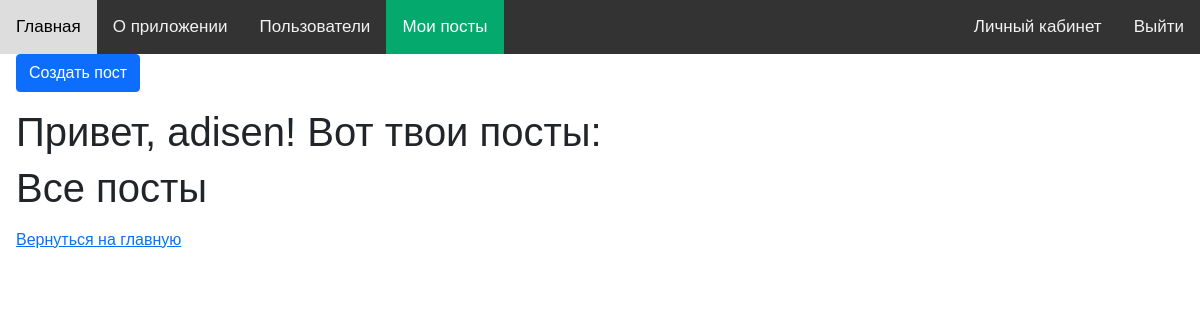
The page /user_posts (signed in) on the database as committed earlier.
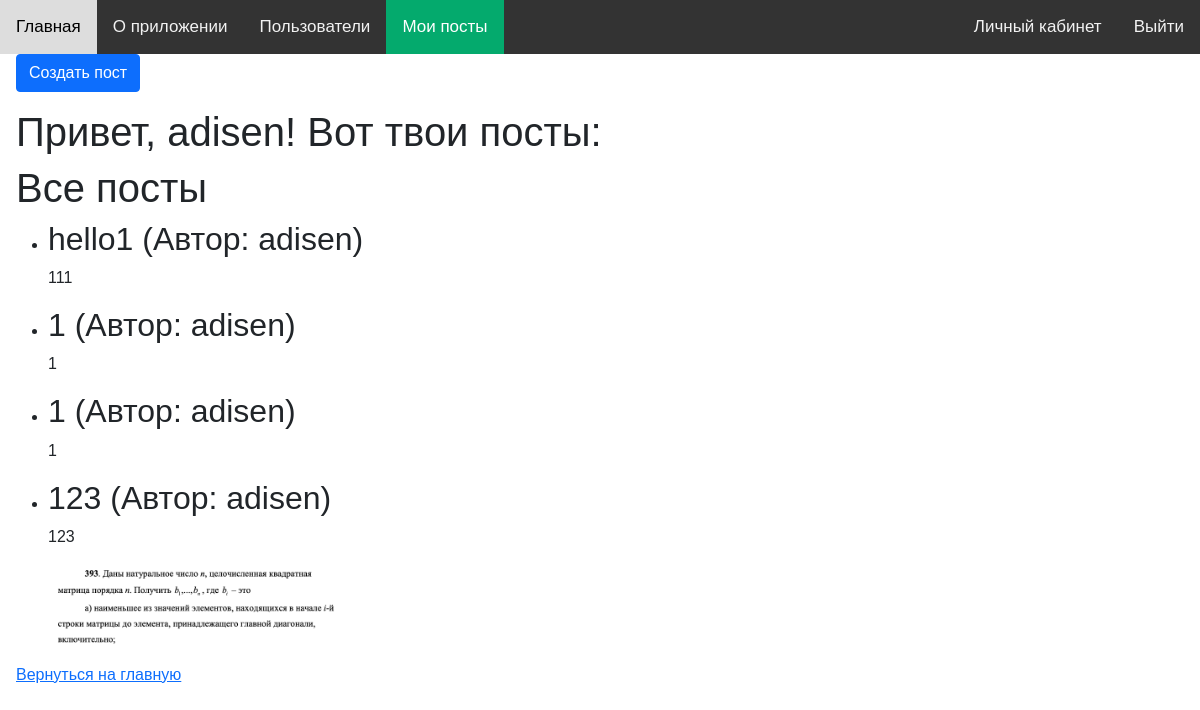
The same page on the database as committed later.
### tables this page shows
CREATE TABLE posts (
                post_id INTEGER PRIMARY KEY AUTOINCREMENT,
                user_id INTEGER,
                title TEXT NOT NULL,
                content TEXT NOT NULL,
                image_path TEXT,
                tag TEXT,
                FOREIGN KEY (user_id) REFERENCES user_profile (user_id) ON DELETE CASCADE
            );

CREATE TABLE user_profile (
                user_id INTEGER PRIMARY KEY AUTOINCREMENT, -- Уникальный ID пользователя
                name TEXT, -- Имя пользователя
                email TEXT, -- Email пользователя
                role TEXT DEFAULT 'user',
                login TEXT NOT NULL UNIQUE,        -- Логин, который должен быть уникальным
                FOREIGN KEY (login) REFERENCES passwords(login) ON DELETE CASCADE
);

### main.py (the view)
@app.route('/user_posts')
def get_user_posts():
    conn = get_db_connection()
    posts_data = conn.execute('''
                SELECT posts.post_id, title, content, image_path, user_profile.login
                FROM posts
                INNER JOIN user_profile ON posts.user_id = user_profile.user_id
                WHERE user_profile.login = ?
            ''', (session['username'],)).fetchall()
    conn.close()
    return render_template('user_posts/user_posts.html', posts=posts_data)

### main.py (called while the page is built)
def get_db_connection():
    conn = sqlite3.connect('blog.db')
    conn.row_factory = sqlite3.Row
    return conn

### templates/user_posts/user_posts.html (shortened to what this page needs)
{% extends "base.html" %}
{% block content %}
<body>
<a class="btn btn-primary mb-3" href="{{ url_for('create_user_post') }}">Создать пост</a>
    <h1>Привет, {{session.get('username')}}! Вот твои посты:</h1>
    <h1>Все посты</h1>
        <ul>
            {% for post in posts %}
            <li>
                <h2>{{ post['title'] }} (Автор: {{ post['login'] }})</h2>
                <p>{{ post['content'] }}</p>
                {% if post['image_path'] %}
                <img src="{{ post['image_path'] }}" alt="Картинка поста" width="300">
                {% endif %}
            </li>
            {% endfor %}
        </ul>
    <a href="/">Вернуться на главную</a>
</body>
{% endblock %}

### templates/base.html (shortened to what this page needs)
<!DOCTYPE html>
<html lang="en">
<head>
    <link rel="stylesheet" href="https://cdn.jsdelivr.net/npm/bootstrap@5.1.3/dist/css/bootstrap.min.css">
    <link rel="stylesheet" href="{{ url_for('static', filename= 'css/index.css') }}">
</head>
<body>
    <nav>
        <div class="topnav">
            <a class="active" href="{{ url_for('index') }}">Главная</a>
            <a href="{{ url_for('about') }}">О приложении</a>
            {% if session.get('role') == 'admin' %}
                <a href="{{ url_for('get_users') }}">Пользователи</a>
            {% endif %}
            {% if session.get('username') %}
                <a href="{{ url_for('get_user_posts') }}">Мои посты</a>
                <a class="login" href="{{ url_for('logout') }}">Выйти</a>
                <a class="login" href="{{ url_for('account') }}">Личный кабинет</a>
            {% else %}
                <a class="login" href="{{ url_for('authorization') }}">Войти</a>
            {% endif %}
        </div>
    </nav>
    <main>
        <div style="padding-left:16px">
            {% block content %}{% endblock %}
        </div>
    </main>
</body>
</html>

### static/css/index.css (style rules this page uses)
body { margin: 0; font-family: Arial, Helvetica, sans-serif; }
.topnav { overflow: hidden; background-color: #333; }
.topnav a { float: left; color: #f2f2f2; text-align: center; padding: 14px 16px; text-decoration: none; font-size: 17px; }
.topnav a.login { float: right; color: #f2f2f2; text-align: center; padding: 14px 16px; text-decoration: none; font-size: 17px; }
.topnav a.active { background-color: #04AA6D; color: white; }

Rows that differ between the two databases and show on the page:
added posts: title "hello1", login "adisen", content "111"
added posts: title "1", login "adisen", content "1"
added posts: title "1", login "adisen", content "1"
added posts: title "123", login "adisen", content "123", image_path (picture)
